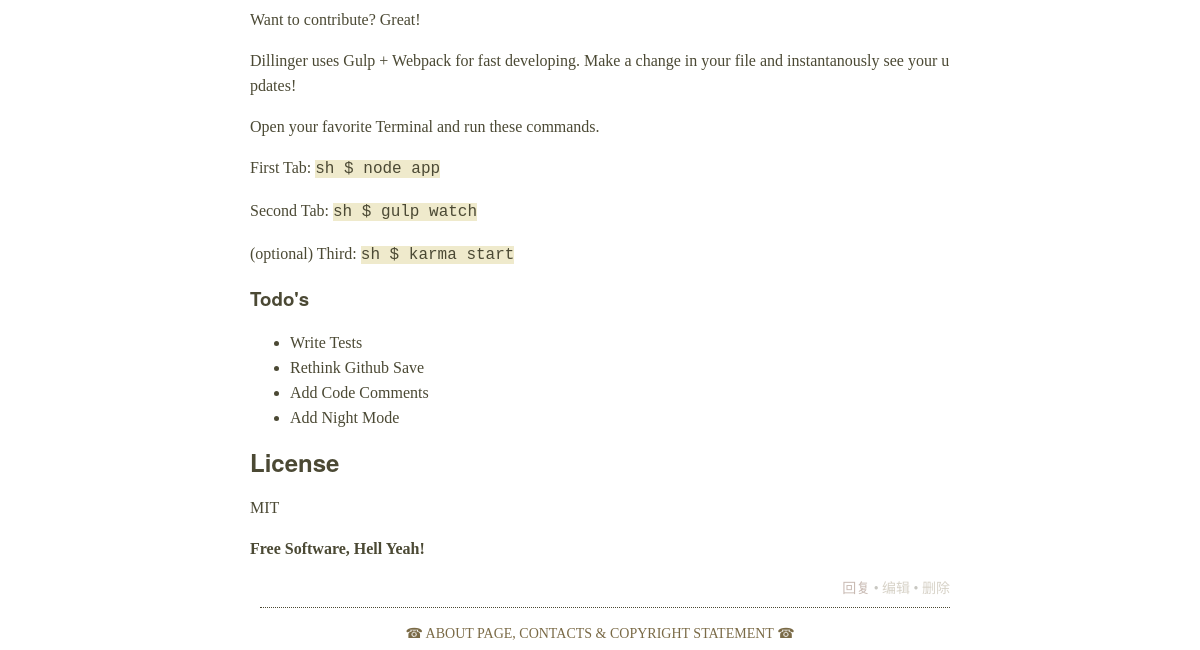
Page /forum/thread/27/ (lower part) on the earlier database version.
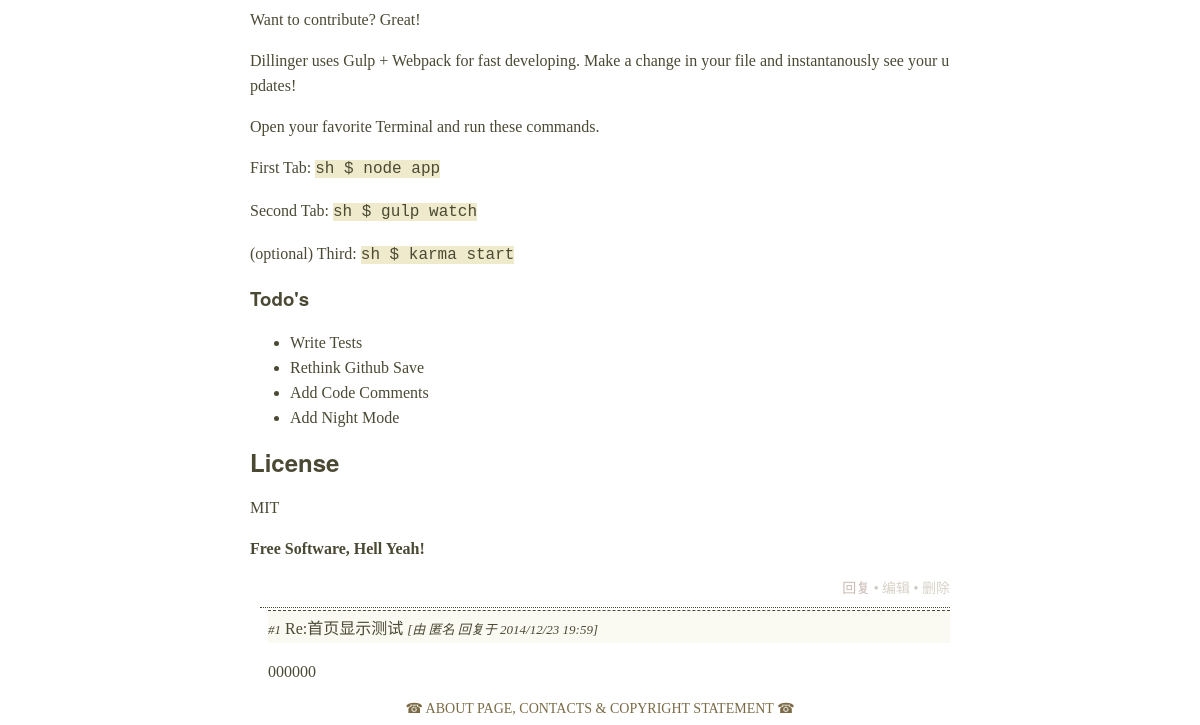
Same page on the later database version.
### forum/models.py (models this page shows, shortened)
class PostBase(DateTimeBase):
    title = models.CharField(max_length=200, error_messages={
        'blank': u"标题不能为空",
        'null': u"标题不能为空",
        'invalid': u"您输入了一个无效的标题，标题的长度请控制在100个字符内"
    }, help_text=u"☞标题为必填且不能超过100个字符",
                             verbose_name=u"标题")
    content = models.TextField(blank=True, null=True,
                               help_text=u"☞正文可以留空，但不要输入无意义的内容",
                               verbose_name=u"正文")
    author = models.ForeignKey(User, blank=True, null=True, related_name='%(class)s', on_delete=models.SET_NULL)
    content_md = models.TextField(blank=True, null=True)
    bygod = models.BooleanField(blank=True, default=False,
                                help_text=u"☞将这篇文章归入管理员文集",
                                verbose_name=u"归档")
    class Meta:
        abstract = True

class Reply(PostBase):
    post_node = models.ForeignKey(Post, null=True, related_name='replies', on_delete=models.SET_NULL)
    class Meta:
        verbose_name_plural = 'replies'

### forum/templates/forum/post/detail.html (shortened to what this page needs)
{% extends "forum/base.html" %}
{% load i18n %}
    {% block container %}
    <div id="thread-body" class="markdown">
        {{ post.content_md|safe|default:"<i>正文无内容</i>" }}
    </div>
    <div id="post-operate">
        <a href="{% url 'post-reply' pk=post.pk %}">回复</a>
        •
        <a href="">编辑</a>
        •
        <a href="">删除</a>
    </div>
    <div id="thread-reply">
        {% for reply in post.replies.all %}
            <div class="thread-reply-head">
                <i>#{{ forloop.counter }}</i>
                {{ reply.title }}
                <i>
                [由
                {{ reply.author.username|default:"匿名" }}
                回复于
                {{ reply.created|date:"Y/m/d G:i" }}]
                </i>
            </div>
            <div class="thread-reply-body markdown">
                {{ reply.content_md|safe }}
            </div>
        {% endfor %}
    </div>
    {% endblock %}

Differences in the rows shown:
now on this page (row edited): Reply: title "Re:首页显示测试", author.username "匿名", created "2014/12/23 19:59", content_md "000000"
